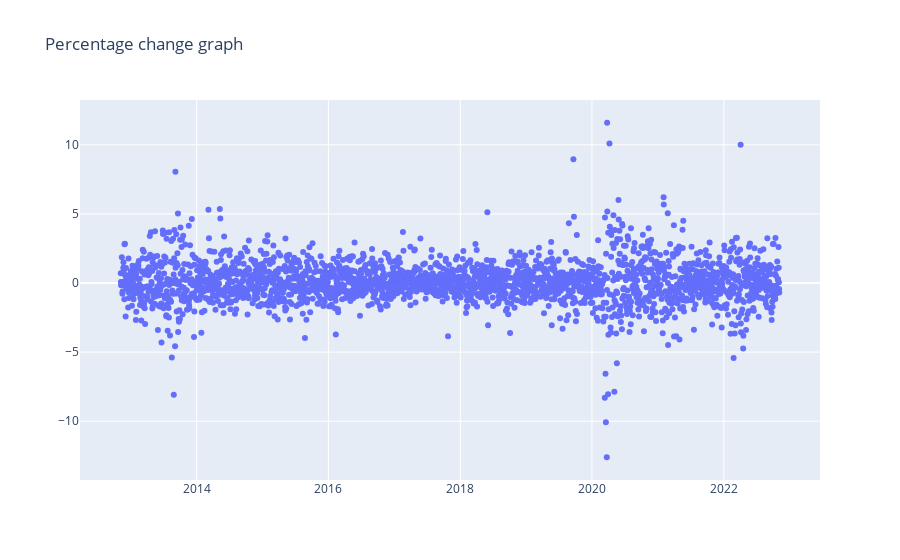

Write notebook code for a chart like this one.
### Code cell
X = HDFC_df['Date']
Y = HDFC_df['Day_Perc_Change']

plot_data=[go.Scatter(x=X, y=Y, mode='markers')]

plot_layout= go.Layout(title = 'Percentage change graph')
fig = go.Figure(data=plot_data, layout= plot_layout)
fig.show()

### Figure 1 — Plotly figure (JSON) as saved in the notebook; plotly's stock layout.template omitted (floating-point values rounded to 4 significant figures; data arrays with more than 128 entries replaced by an {"elided": "..."} marker saying what was removed)
{"data": [{"mode": "markers", "type": "scatter", "x": {"elided": "2465 str values"}, "y": {"elided": "2465 float values"}}], "layout": {"title": {"text": "Percentage change graph"}}}
